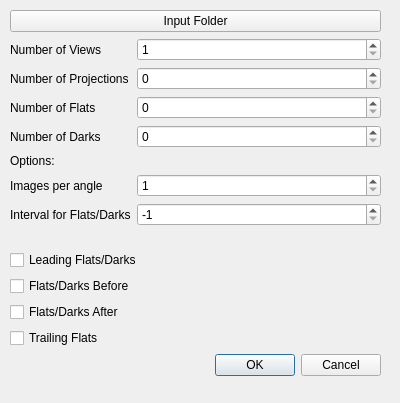
<?xml version="1.0" encoding="UTF-8"?>
<ui version="4.0">
 <class>Dialog</class>
 <widget class="QDialog" name="Dialog">
  <property name="geometry">
   <rect>
    <x>0</x>
    <y>0</y>
    <width>400</width>
    <height>403</height>
   </rect>
  </property>
  <property name="windowTitle">
   <string>Reorder Sequence Files</string>
  </property>
  <widget class="QWidget" name="verticalLayoutWidget">
   <property name="geometry">
    <rect>
     <x>10</x>
     <y>10</y>
     <width>371</width>
     <height>366</height>
    </rect>
   </property>
   <layout class="QVBoxLayout" name="verticalLayout">
    <item>
     <widget class="QPushButton" name="input">
      <property name="text">
       <string>Input Folder</string>
      </property>
     </widget>
    </item>
    <item>
     <layout class="QFormLayout" name="formLayout">
      <item row="0" column="0">
       <widget class="QLabel" name="label">
        <property name="text">
         <string>Number of Views</string>
        </property>
       </widget>
      </item>
      <item row="0" column="1">
       <widget class="QSpinBox" name="N_views">
        <property name="minimum">
         <number>1</number>
        </property>
       </widget>
      </item>
      <item row="1" column="0">
       <widget class="QLabel" name="label_2">
        <property name="text">
         <string>Number of Projections</string>
        </property>
       </widget>
      </item>
      <item row="2" column="0">
       <widget class="QLabel" name="label_3">
        <property name="text">
         <string>Number of Flats</string>
        </property>
       </widget>
      </item>
      <item row="3" column="0">
       <widget class="QLabel" name="label_4">
        <property name="text">
         <string>Number of Darks</string>
        </property>
       </widget>
      </item>
      <item row="1" column="1">
       <widget class="QSpinBox" name="N_proj">
        <property name="maximum">
         <number>10000</number>
        </property>
       </widget>
      </item>
      <item row="2" column="1">
       <widget class="QSpinBox" name="N_flats"/>
      </item>
      <item row="3" column="1">
       <widget class="QSpinBox" name="N_darks"/>
      </item>
      <item row="5" column="0">
       <widget class="QLabel" name="label_5">
        <property name="text">
         <string>Images per angle</string>
        </property>
       </widget>
      </item>
      <item row="5" column="1">
       <widget class="QSpinBox" name="N_images">
        <property name="minimum">
         <number>1</number>
        </property>
        <property name="maximum">
         <number>50</number>
        </property>
        <property name="value">
         <number>1</number>
        </property>
       </widget>
      </item>
      <item row="4" column="0">
       <widget class="QLabel" name="label_6">
        <property name="text">
         <string>Options: </string>
        </property>
       </widget>
      </item>
      <item row="6" column="0">
       <widget class="QLabel" name="label_7">
        <property name="text">
         <string>Interval for Flats/Darks</string>
        </property>
       </widget>
      </item>
      <item row="6" column="1">
       <widget class="QSpinBox" name="N_interval">
        <property name="minimum">
         <number>-1</number>
        </property>
        <property name="maximum">
         <number>10000</number>
        </property>
        <property name="value">
         <number>-1</number>
        </property>
       </widget>
      </item>
     </layout>
    </item>
    <item>
     <widget class="QCheckBox" name="leading">
      <property name="text">
       <string>Leading Flats/Darks</string>
      </property>
     </widget>
    </item>
    <item>
     <widget class="QCheckBox" name="before">
      <property name="text">
       <string>Flats/Darks Before</string>
      </property>
     </widget>
    </item>
    <item>
     <widget class="QCheckBox" name="after">
      <property name="text">
       <string>Flats/Darks After</string>
      </property>
     </widget>
    </item>
    <item>
     <widget class="QCheckBox" name="trailing">
      <property name="text">
       <string>Trailing Flats</string>
      </property>
     </widget>
    </item>
    <item>
     <widget class="QDialogButtonBox" name="buttonBox">
      <property name="orientation">
       <enum>Qt::Horizontal</enum>
      </property>
      <property name="standardButtons">
       <set>QDialogButtonBox::Cancel|QDialogButtonBox::Ok</set>
      </property>
     </widget>
    </item>
   </layout>
  </widget>
 </widget>
 <resources/>
 <connections>
  <connection>
   <sender>buttonBox</sender>
   <signal>accepted()</signal>
   <receiver>Dialog</receiver>
   <slot>accept()</slot>
   <hints>
    <hint type="sourcelabel">
     <x>248</x>
     <y>254</y>
    </hint>
    <hint type="destinationlabel">
     <x>157</x>
     <y>274</y>
    </hint>
   </hints>
  </connection>
  <connection>
   <sender>buttonBox</sender>
   <signal>rejected()</signal>
   <receiver>Dialog</receiver>
   <slot>reject()</slot>
   <hints>
    <hint type="sourcelabel">
     <x>316</x>
     <y>260</y>
    </hint>
    <hint type="destinationlabel">
     <x>286</x>
     <y>274</y>
    </hint>
   </hints>
  </connection>
 </connections>
</ui>
